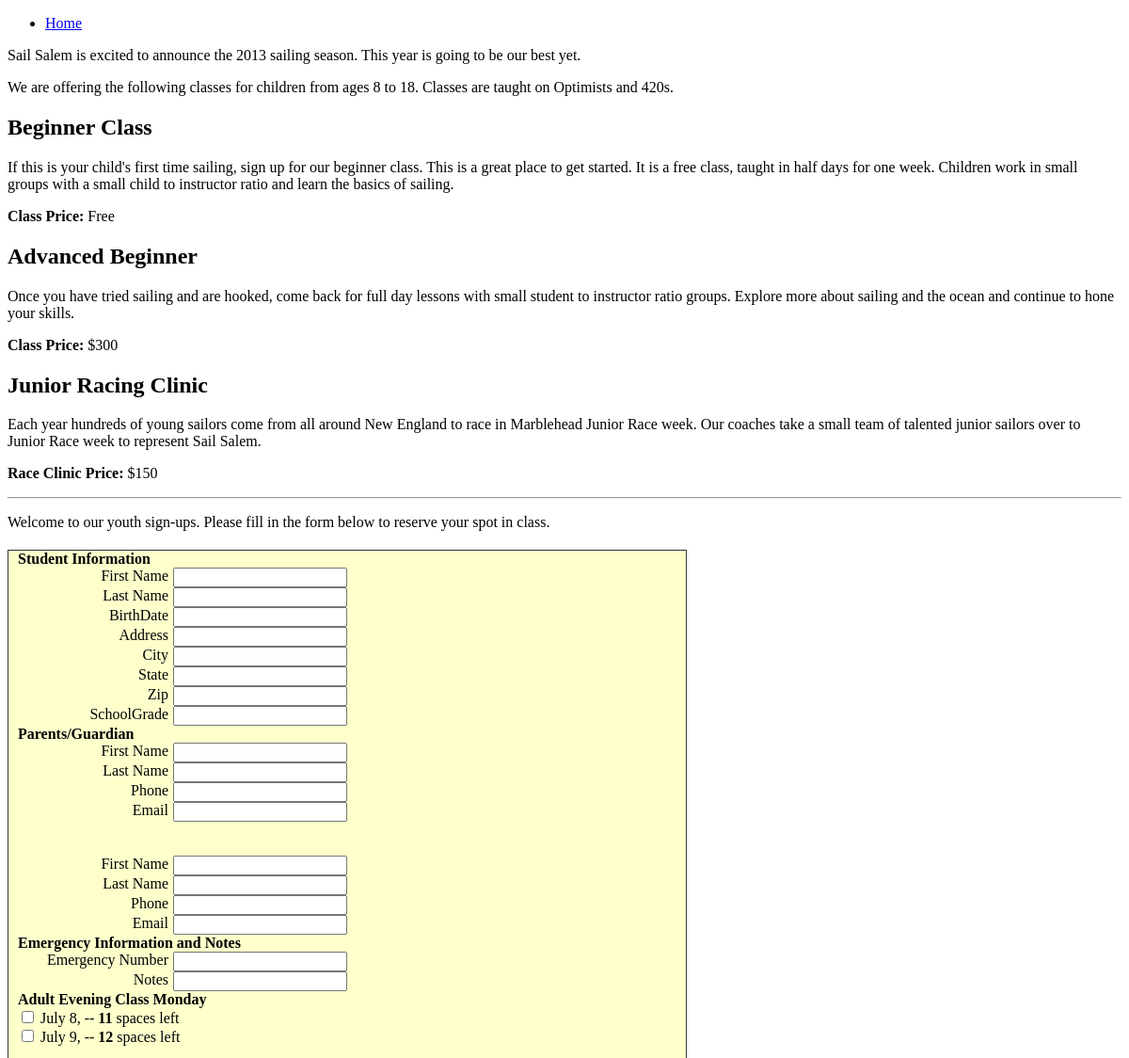
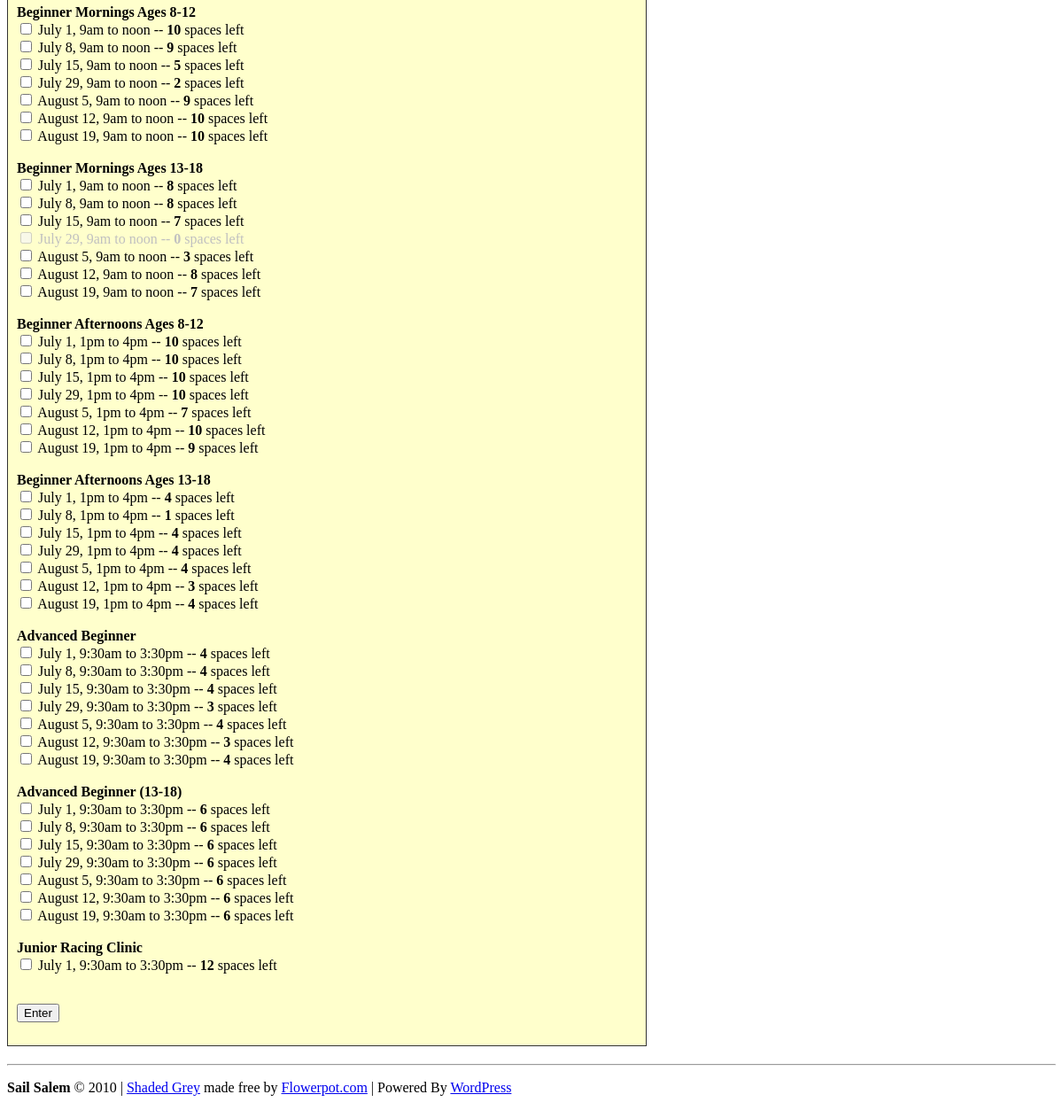
/publicregister.php, run on the app's committed database (2 pictures, top to bottom).
### tables this page shows
CREATE TABLE `sailing_program` (
  `id_sailing_program` int(11) NOT NULL AUTO_INCREMENT,
  `class_name` varchar(45) NOT NULL,
  `class_description` varchar(200) NOT NULL,
  `full_day` int(11) NOT NULL DEFAULT '0',
  `sort_order` int(2) NOT NULL DEFAULT '0',
  `class_type` varchar(50) NOT NULL,
  `age_group` varchar(50) NOT NULL,
  PRIMARY KEY (`id_sailing_program`),
  UNIQUE KEY `class_name_UNIQUE` (`class_name`)
);

### includes/sailing_program.php (called while the page is built, shortened)
<?php
class sailing_program {
  function getPrograms () {
 		$query = "
 				SELECT
 					*
 				FROM
 					sailing_program
 			  ORDER BY
 			    sort_order ASC
 				";
 		$db = new db;
 		$resultSet = $db->select($query);
 		return $resultSet;
 	}
}

### includes/db.php (called while the page is built, shortened)
<?php
class db {
  private $dbhost = 'localhost:8889';
  private $dbuser = 'sailsalem';
	private $dbpass = 'airodoodle';
	protected function open ()
	{
		$this->conn = mysql_connect($this->dbhost, $this->dbuser, $this->dbpass) or die
			('Database connection problem: ' . __LINE__ . mysql_error() );
	}
	function select ($query)
	{
		$resultSet = mysql_query($query) or die('Query execution problem: ' . mysql_error() . ""  );
		return $resultSet;
	}
}

### includes/sailing_session.php (called while the page is built, shortened)
<?php
class sailing_session {
	function getSessions ($id_sailing_program) {
		$query = "
				SELECT
					*
				FROM
					session_detail
				WHERE
					id_sailing_program = " . $id_sailing_program ;
		$db = new db;
		$resultSet = $db->select($query);
		return $resultSet;
	}
}
?>

### publicregister.php (the view, shortened to what this page needs)
<?php
include ('db.php');
include_once ('sailing_program.php');
include_once ('sailing_session.php');
include ('controls.php');
include ('page.php');
class public_register {
	function formHeader ($status) {
		$_form_header = "";
		if ( $status == "closed" ) {
			$_form_header = "
			<p>Please fill in the form below to reserve your spot in class.</p>
			<h2>Some of our classes are full</h2>
			<p>Our classes are filling up quickly.  Please review the number of open spots
		  and reserve your spot now.
			";
		} elseif ($status == "coming") {
			$_form_header = "
			<p>Sail Salem is excited to announce the 2013 sailing season.  This year is going to be our best yet.</p>
			<p>Classes are available for age groups 8 to 18.  Go to our youth sailing page for more information.</p>
			<p>Registration for classes opens at 10:00 am on March 26th.</p>
			";
		} else {
			$_form_header = "
			<p>Sail Salem is excited to announce the 2013 sailing season.  This year is going to be
			our best yet.</p>
			<p>We are offering the following classes for children from ages 8 to 18.  Classes are taught
			on Optimists and 420s.
			<h2>Beginner Class</h2>
			<p>If this is your child's first time sailing, sign up for our beginner class.  This is
			a great place to get started.  It is a free class, taught in half days for one week.  Children
			work in small groups with a small child to instructor ratio and learn the basics of sailing.</p>
			<p><strong>Class Price: </strong> Free</p>
			<h2>Advanced Beginner</h2>
			<p>Once you have tried sailing and are hooked, come back for full day lessons with small
			student to instructor ratio groups.  Explore more about sailing and the ocean and continue
			to hone your skills.</p>
			<p><strong>Class Price: </strong> $300</p>
			<h2>Junior Racing Clinic</h2>
			<p>Each year hundreds of young sailors come from all around New England to
			race in Marblehead Junior Race week.  Our coaches take a small team of talented
			junior sailors over to Junior Race week to represent Sail Salem.</p>
			<p><strong>Race Clinic Price: </strong> $150</p>
			";
		}
		return $_form_header;
	}
	function showRegistrationForm () {
		$controls = new controls;
		$today = getdate();
		$registration_opens = "2013-04-07 09:00:00";
		$_status = "open";
		if ($_status <> "closed") {
			if ($today < $registration_opens) {
				$_status = "coming";
			} else {
				$_status = "open";
			}
		}
		$_header = $this->formHeader($_status);
		echo $_header;
			?>
		<form id="youth_register" action="publicregister.php" method="post">
			<hr>
			<p>Welcome to our youth sign-ups.  Please fill in the form below to reserve your spot in class.
			</p>
			<fieldset class="publicreg">
				<b>Student Information</b><br/>
				<label for="first_name">First Name</label><input type="text" name="first_name" value="" tabindex="1"> <br/>
				<label for="last_name">Last Name</label><input type="text" name="last_name" value="" tabindex="2"> <br/>
				<label for="birth_date">BirthDate</label><input type="text" name="birth_date" value="" tabindex="3"> <br/>
				<label for="address">Address</label><input type="text" name="address" value="" tabindex="4"><br/>
				<label>City			</label><input type="text" name="city" value="" tabindex="5"><br/>
				<label>State			</label><input type="text" name="state" value="" tabindex="6"><br/>
				<label>Zip				</label><input type="text" name="zip" value="" tabindex="7"><br/>
				<label>SchoolGrade		</label><input type="text" name="school_grade" value="" tabindex="8"><br/>
				<b>Parents/Guardian</b><br/>
				<label>First Name</label><input type="text" name="guardian_one_first_name" value="" tabindex="11"><br/>
				<label>Last Name</label><input type="text" name="guardian_one_last_name" value="" tabindex="12"><br/>
				<label>Phone			</label><input type="text" name="phone1" value="" tabindex="13"><br/>
				<label>Email			</label><input type="text" name="email1" value="" tabindex="14"><br/>
				<br></br>
				<label>First Name			</label><input type="text" name="guardian_two_first_name" value="" tabindex=15><br/>
				<label>Last Name			</label><input type="text" name="guardian_two_last_name" value="" tabindex=16><br/>
				<label>Phone			</label><input type="text" name="phone2" value="" tabindex="17"><br/>
				<label>Email			</label><input type="text" name="email2" value="" tabindex="18"><br/>
				<b>Emergency Information and Notes</b><br/>
				<label>Emergency Number		</label><input type="text" name="emergency_number" value="" tabindex="19"><br/>
				<label>Notes			</label><input type="text" name="Notes" value="" width="50" tabindex="20"><br/>
        <?php
                $sailing_program = new sailing_program();
                $resultSet = $sailing_program->getPrograms();
                while ($row = mysql_fetch_array($resultSet)) {
                  echo "<b>" . $row["class_name"] . "</b><br/>";
                  if ($id_student > 0) {
                    $controls->sessionRadio($row["class_name"], $row["id_sailing_program"], $sr);
                  } else {
                    $controls->sessionRadio($row["class_name"], $row["id_sailing_program"]);
                  }
                  echo "<br/>";
                }
        ?>
			<p>
				<input type="submit" name="submit" value="Enter">
			</p>
			</fieldset>
		</form>
			<?php
	}
}
?>
<?php
$title = "Sail Salem Registration";
$page = new page();
$page->echoHeader($title);
?>
<?php
$reg = new public_register;
if ($_SERVER['REQUEST_METHOD'] == 'POST') {
	$reg->submit();
} else {
	$reg->showRegistrationForm () ;
}
$page->echoFooter();

### includes/page.php (shortened to what this page needs)
<?php  ?><?php
class page {
	function echoHeader($title) {
	?>
			<!DOCTYPE html PUBLIC "-//W3C//DTD XHTML 1.0 Transitional//EN" "http://www.w3.org/TR/xhtml1/DTD/xhtml1-transitional.dtd">
			<html xmlns="http://www.w3.org/1999/xhtml">
			<head profile="http://gmpg.org/xfn/1">
			</head>
			<body>
			<div id="rap">
			<div id="dropmenu_container">
			<ul id="dropmenu">
			<li class="page_item page-item-3"><a href="http://www.sailsalem.org" title="Home">Home</a>
			</li>
			</div>
				<div id="content">
					<div class="post">
							<div class="post-content">
							<p>
	<?php
	}
	function echoFooter () {
	?>
							</p>
							</div>
						</div>
				</div>
			<hr />
			<p id="footer">
			<strong>Sail Salem</strong> &copy; 2010 | <a title="WPThemes.Info" href="http://wpthemes.info/shaded-grey/">Shaded Grey</a> made free by <a href="http://www.flowerpot.com">Flowerpot.com</a> | Powered By <a href="http://wordpress.org" title="WordPress">WordPress</a></p>
	<?php
	}
}
?>

### includes/controls.php (shortened to what this page needs)
<?php  ?><?php
class controls {
	function sessionRadio($name, $id_sailing_program, $ar_sessions = "") {
		$sailing_session = new sailing_session();
		$sessions = $sailing_session->getSessions($id_sailing_program);
		while ($row = mysql_fetch_array($sessions, MYSQL_ASSOC)) {
			$checked = "";
			$disabled = "";
			$style="";
			if (($row["spaces_left"] < 1) && ($checked == "")) {
				$disabled = "disabled";
				$style="color: #C0C0C0; ";
			}
			$spaces_left = 0;
			if ($row["spaces_left"] < 1) {
				$spaces_left = 0;
			} else {
				$spaces_left = $row["spaces_left"];
			}
      $ss_id = $row["id_sailing_session"];
			printf ("<input type=\"checkbox\" name=\"id_sailing_session[$ss_id]\" value=\"%s\" %s %s> ",
				$ss_id,
				$checked,
				$disabled);
			printf ("<span style=\"%s \"> ",
				$style);
			printf ("%s %s, %s -- <b>%s</b> spaces left <br/>\n",
				$row["month_name"],
				$row["day_name"],
				$row["time_of_day"],
				$spaces_left,
				$row["student_limit"]);
			printf ("</span> ");
		}
	}
}
?>

### publicregister.php (style rules this page uses)
fieldset.publicreg { border-width:1px; border-style:solid; border-color:#333333; background-color:#FFFFCC; margin:20px 0px 20px 0px; width:700px; position:relative; display:block; padding: 0 10px 10px 10px; }
fieldset.publicreg label { float:left; width:160px; text-align:right; margin:0px 5px 0px 0px; }

### data on the page
sailing_program: class_name "Adult Evening Class Monday", value "July 8, -- 11 spaces left", value "July 9, -- 12 spaces left"
sailing_program: class_name "Beginner Mornings Ages 8-12", value "July 1, 9am to noon -- 10 spaces left", value "July 8, 9am to noon -- 9 spaces left", value "July 15, 9am to noon -- 5 spaces left", value "July 29, 9am to noon -- 2 spaces left", value "August 5, 9am to noon -- 9 spaces left", value "August 12, 9am to noon -- 10 spaces left", value "August 19, 9am to noon -- 10 spaces left"
sailing_program: class_name "Beginner Mornings Ages 13-18", value "July 1, 9am to noon -- 8 spaces left", value "July 8, 9am to noon -- 8 spaces left", value "July 15, 9am to noon -- 7 spaces left", value "July 29, 9am to noon -- 0 spaces left", value "August 5, 9am to noon -- 3 spaces left", value "August 12, 9am to noon -- 8 spaces left", value "August 19, 9am to noon -- 7 spaces left"
sailing_program: class_name "Beginner Afternoons Ages 8-12", value "July 1, 1pm to 4pm -- 10 spaces left", value "July 8, 1pm to 4pm -- 10 spaces left", value "July 15, 1pm to 4pm -- 10 spaces left", value "July 29, 1pm to 4pm -- 10 spaces left", value "August 5, 1pm to 4pm -- 7 spaces left", value "August 12, 1pm to 4pm -- 10 spaces left", value "August 19, 1pm to 4pm -- 9 spaces left"
sailing_program: class_name "Beginner Afternoons Ages 13-18", value "July 1, 1pm to 4pm -- 4 spaces left", value "July 8, 1pm to 4pm -- 1 spaces left", value "July 15, 1pm to 4pm -- 4 spaces left", value "July 29, 1pm to 4pm -- 4 spaces left", value "August 5, 1pm to 4pm -- 4 spaces left", value "August 12, 1pm to 4pm -- 3 spaces left", value "August 19, 1pm to 4pm -- 4 spaces left"
sailing_program: class_name "Advanced Beginner", value "July 1, 9:30am to 3:30pm -- 4 spaces left", value "July 8, 9:30am to 3:30pm -- 4 spaces left", value "July 15, 9:30am to 3:30pm -- 4 spaces left", value "July 29, 9:30am to 3:30pm -- 3 spaces left", value "August 5, 9:30am to 3:30pm -- 4 spaces left", value "August 12, 9:30am to 3:30pm -- 3 spaces left", value "August 19, 9:30am to 3:30pm -- 4 spaces left"
sailing_program: class_name "Advanced Beginner (13-18)", value "July 1, 9:30am to 3:30pm -- 6 spaces left", value "July 8, 9:30am to 3:30pm -- 6 spaces left", value "July 15, 9:30am to 3:30pm -- 6 spaces left", value "July 29, 9:30am to 3:30pm -- 6 spaces left", value "August 5, 9:30am to 3:30pm -- 6 spaces left", value "August 12, 9:30am to 3:30pm -- 6 spaces left", value "August 19, 9:30am to 3:30pm -- 6 spaces left"
sailing_program: class_name "Junior Racing Clinic", value "July 1, 9:30am to 3:30pm -- 12 spaces left"
